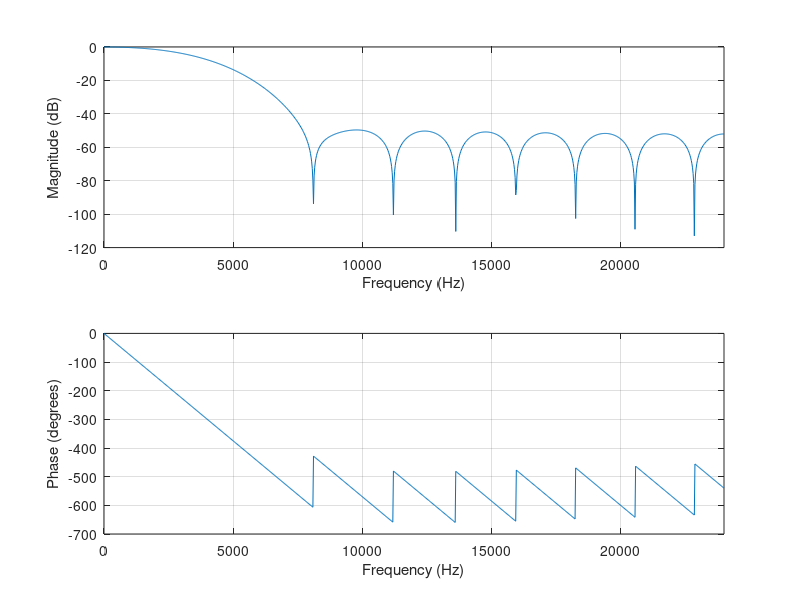

Here is the MATLAB script that generated this plot:
# Coeficientes de Filtro FIR

pkg load signal;

## Filtro Pasa Bajos

fc = 3600;       # 3600 Hz
A_stop = 30;     # 30 dB
fs = 48000;      # 48 kHz (frecuencia mas alta de muestreo del ADC)
BW = 0.2;        # 20 %

N = round(4/BW);    # Longitud de Filtro

coeff = fir1(N, fc/(fs/2), 'low');  # Coeficientes
freqz(coeff, 1, 1024, fs);          # Respuesta en frecuencia
